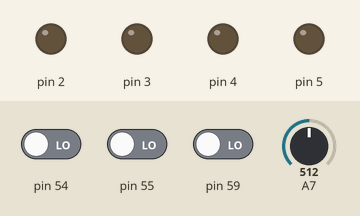
This sketch was run on a simulated Arduino Mega 2560, built for the host (arithmetic inside an expression is 32-bit, double 64-bit). Shown: output pins drawn as LEDs (lit = HIGH). The test bench sets the inputs (shaded band); at power-on: A7 = 512, pin 59 LOW, pin 54 LOW, pin 55 LOW.

Above: at 1.2 s.
1.3 s: A7 set to 35
2.8 s: A7 set to 30
At 3.2 s:
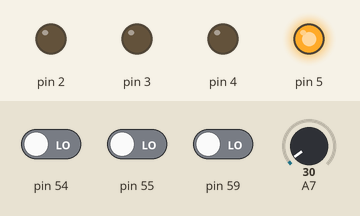
4.3 s: pin 59 driven HIGH
At 5.5 s:
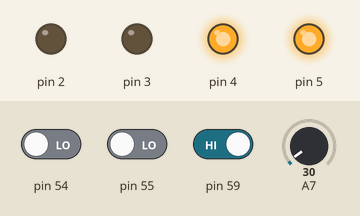
5.8 s: A7 set to 122
At 6.6 s:
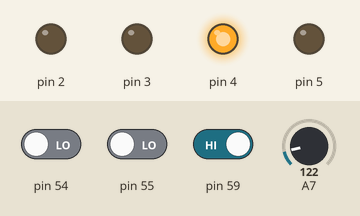
7.3 s: A7 set to 22
At 7.8 s:
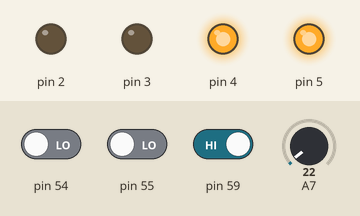
8.8 s: A7 set to 42
At 10.1 s:
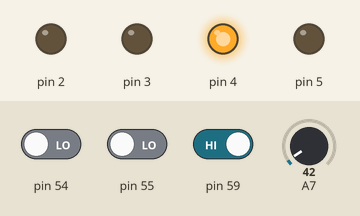
Timing chart, 0 to 11.3 s (numbered marks = the images above; inputs shaded):
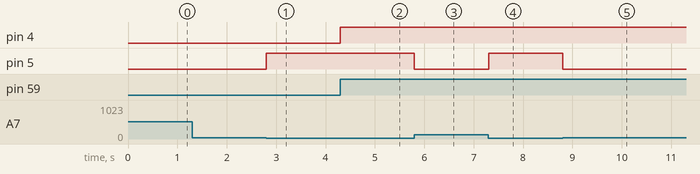

Measured:
- the behaviour switches between 32 and 31 on A7 (found by bisection; images 0 and 1)
- after the input at 1.3 s, every drawn part: stays the same
- after the input at 2.8 s, pin 5: LOW → HIGH at once
- after the input at 4.3 s, pin 4: LOW → HIGH at once
- after the input at 5.8 s, pin 5: HIGH → LOW at once
- after the input at 7.3 s, pin 5: LOW → HIGH at once
- after the input at 8.8 s, pin 5: HIGH → LOW at once

The sketch:

TC206_Surveillance_de_niveau_2.ino
```cpp
#include <SPI.h>
#include <Controllino.h>

//
// Tâche : TC206_Surveillance_de_niveau_
//

// Définition des variables
int iValeur;           // Niveau de remplissage
                       // 0 - 1024 équivaut à 0V - 24V
                       // La valeur analogique sur le tableau de formation est de 0V - 10V
                       // Valeurs utilisables
                       //   100% -> 320
                       //    80% -> 260
                       //    10% -> 32
bool bDépassement;     // false - sous le niveau, true - dépassement
bool bRemplissage = false; // true - En marche, false - Arrêt

//
// Configuration
//
void setup() {
  // Définir les broches en tant qu'entrées ou sorties
  pinMode(CONTROLLINO_A0, INPUT);
  pinMode(CONTROLLINO_A1, INPUT);
  pinMode(CONTROLLINO_A5, INPUT);
  pinMode(CONTROLLINO_D0, OUTPUT);
  pinMode(CONTROLLINO_D1, OUTPUT);
  pinMode(CONTROLLINO_D2, OUTPUT);
  pinMode(CONTROLLINO_D3, OUTPUT);
}

//
// Boucle
//
void loop() {
  // Lire le niveau de carburant depuis le capteur analogique
  iValeur = analogRead(CONTROLLINO_A7);

  // Vérifier le dépassement
  if (digitalRead(CONTROLLINO_A5) == HIGH) {
    bDépassement = true;
    bRemplissage = false;
  } else {
    bDépassement = false;
  }

  // Bouton poussoir pour démarrer le remplissage
  if (digitalRead(CONTROLLINO_A0) == HIGH)
    bRemplissage = true;

  // Bouton poussoir pour arrêter le remplissage
  if (digitalRead(CONTROLLINO_A1) == LOW)
    bRemplissage = false;

  // Démarrer/arrêter la pompe1 et/ou la pompe2
  if (bRemplissage && !bDépassement) {
    if (iValeur > 320) { // Valeur au-dessus de 1000 - arrêter les deux pompes
      digitalWrite(CONTROLLINO_D0, LOW);
      digitalWrite(CONTROLLINO_D1, LOW);
      bRemplissage = false;
    } else {
      if (iValeur < 260) { // Valeur en dessous de 800 - démarrer les deux pompes
        digitalWrite(CONTROLLINO_D0, HIGH);
        digitalWrite(CONTROLLINO_D1, HIGH);
      } else { // Valeur entre 800 et 1000 - laisser la pompe1 en marche
        digitalWrite(CONTROLLINO_D0, HIGH);
        digitalWrite(CONTROLLINO_D1, LOW);
      }
    }
  } else { // En cas de dépassement, arrêter les deux pompes
    digitalWrite(CONTROLLINO_D0, LOW);
    digitalWrite(CONTROLLINO_D1, LOW);
    bRemplissage = false;
  }

  // Signal d'ALARME
  if (bDépassement)
    digitalWrite(CONTROLLINO_D2, HIGH);
  else
    digitalWrite(CONTROLLINO_D2, LOW);

  // Signal <10%
  if (iValeur < 32)
    digitalWrite(CONTROLLINO_D3, HIGH);
  else
    digitalWrite(CONTROLLINO_D3, LOW);
}
```
